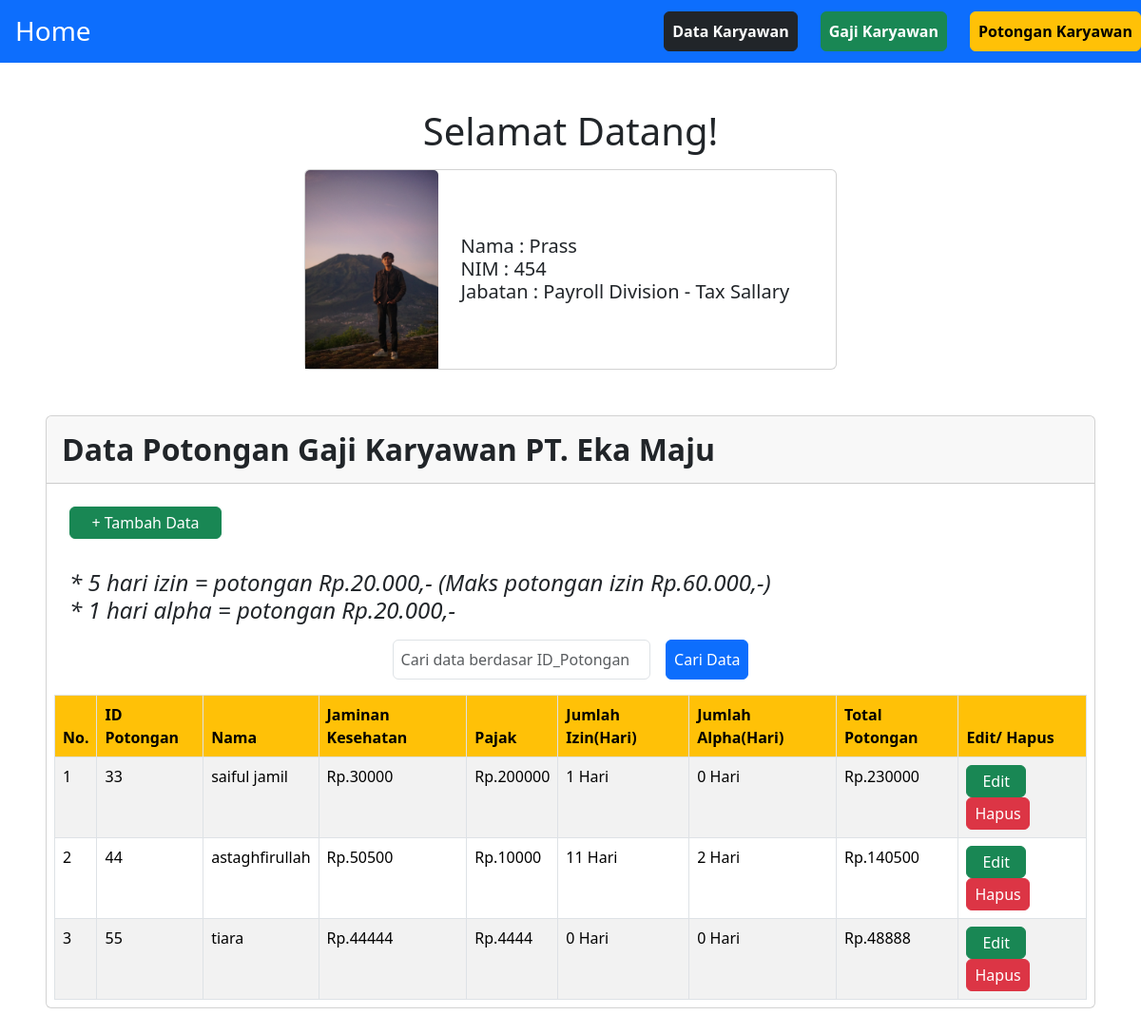
/454_PotonganKaryawan/index.php, run on the app's committed database.
### tables this page shows
CREATE TABLE `potongan_karyawan` (
  `id_potongan` int(4) NOT NULL,
  `nama_potongan` varchar(30) NOT NULL,
  `jamkes_potongan` bigint(20) NOT NULL,
  `pajak_potongan` bigint(20) NOT NULL,
  `izin_potongan` int(2) DEFAULT NULL,
  `alpha_potongan` int(2) DEFAULT NULL,
  `total_potongan` bigint(20) NOT NULL
);

### 454_PotonganKaryawan/config.php (called while the page is built, shortened)
<?php
class Lib454 implements prass{
    public $db;
    public function __construct()
    {
             $host = 'localhost';
             $dbname = 'kelompok_gaji';
             $user = 'root';
             $pwd = '';
             $this->db = new PDO("mysql:host={$host};dbname={$dbname}", $user, $pwd);
    }
    public function tampilData(){
             $query = $this->db->prepare("SELECT * FROM potongan_karyawan");
             $query->execute();
             $data = $query->fetchAll();
             return $data;
    }
}

### 454_PotonganKaryawan/index.php (the view, shortened to what this page needs)
<?php
    include ('config.php');
    $koneksi = new Lib454();
    $data =$koneksi->tampilData();
    ?>
    <!DOCTYPE html>
    <html lang="en">
    <head>
        <link rel="stylesheet" href="./css/main.css">
        <link rel="stylesheet" href="./css/bootstrap.min.css">
    </head>
    <body>
        <div class="container-fluid">
        <nav class="navbar bg-body-tertiary">
    <div class="container-fluid bg-primary">
        <a class="navbar-brand text-white p-3" href="../">
        <h3>Home</h3>
        </a>
        <div class="d-flex justify-space-between gap-4">
                <a href="../462_DataKaryawan/" class="btn btn-dark fw-bold ms-5 p-2">Data Karyawan</a>
                <a href="../469_GajiKaryawan/" class="btn btn-success fw-bold p-2">Gaji Karyawan</a>
                <a href="../454_PotonganKaryawan/" class="btn btn-warning fw-bold p-2">Potongan Karyawan</a>
            </div>
    </div>
    </nav>
    <div class="container mt-5 d-flex flex-column align-items-center mx-auto">
    <h1 class="mb-3">Selamat Datang!</h1>
    <div class="card" style="width: 35rem;">
    <div class="d-flex">
    <div class="w-25">
    <img src="./assets/prass.jpeg" class="card-img-top" alt="...">
    </div>
    <div class="card-body align-items-center align-self-center px-4">
        <h5 class="card-text">Nama : Prass</h5>
        <h5 class="card-text">NIM : 454</h5>
        <h5 class="card-text">Jabatan : Payroll Division - Tax Sallary</h5>
    </div>
    </div>
    </div>
        </div>
        <div class="container-fluid p-5 mx-auto">
            <div class="card">
                <div class="card-header p-3">
                    <h2 class="fw-bold text-dark">Data Potongan Gaji Karyawan PT. Eka Maju</h2>
                </div>
        <div class="m-2">
        <table class="table table-striped table-bordered">
        <a href="?page=tambah" class="btn py-1 px-3 m-3 btn-success" style="width:10rem;">+ Tambah Data</a>
        <div class="m-3">
            <h4><i>* 5 hari izin = potongan Rp.20.000,- (Maks potongan izin Rp.60.000,-)</i></h4>
            <h4><i>* 1 hari alpha = potongan Rp.20.000,-</i></h4>
        </div>
        <div class ="my-3 d-flex justify-content-center">
            <form method="get">
                <input type="text" class="form-control w-25 p-2" name="454_cari" id="" placeholder="Cari data berdasar ID_Potongan">
                <button class="btn btn-primary p-2 ms-3">Cari Data</button>
            </form>
        </div>
        <thead>
            <td class="fw-bold bg-warning p-2">No.</td>
            <td class="fw-bold bg-warning p-2">ID Potongan</td>
            <td class="fw-bold bg-warning p-2">Nama</td>
            <td class="fw-bold bg-warning p-2">Jaminan Kesehatan</td>
            <td class="fw-bold bg-warning p-2">Pajak</td>
            <td class="fw-bold bg-warning p-2">Jumlah Izin(Hari)</td>
            <td class="fw-bold bg-warning p-2">Jumlah Alpha(Hari)</td>
            <td class="fw-bold bg-warning p-2">Total Potongan</td>
            <td class="fw-bold bg-warning p-2"> Edit/ Hapus</td>
        </thead>
        <?php
$nomor = 1;
foreach ($data as $data) {
    echo "<tr>";
    echo "<td class='p-2'>" . $nomor . "</td>";
    echo "<td class='p-2'>" . $data['id_potongan'] . "</td>";
    echo "<td class='p-2'>" . $data['nama_potongan'] . "</td>";
    echo "<td class='p-2'>Rp." . $data['jamkes_potongan'] . "</td>";
    echo "<td class='p-2'>Rp." . $data['pajak_potongan'] . "</td>";
    echo "<td class='p-2'>" . $data['izin_potongan'] . " Hari</td>";
    echo "<td class='p-2'>" . $data['alpha_potongan'] . " Hari</td>";
    echo "<td class='p-2'>Rp." . $data['total_potongan'] . "</td>";
    echo "<td class='p-2'> ";
    echo "<a href='?page=edit&idpotongan=" . $data['id_potongan'] . "' class='btn py-1 px-3 btn-success'>Edit</a> ";
    echo "<a href='?hapus=" . $data['id_potongan'] . "' onclick=\"return confirm('Apakah Anda Yakin Menghapus Data Ini?');\" class='btn py-1 px-2 btn-danger'>Hapus</a>";
    echo "</td>";
    echo "</tr>";
    $nomor++;
}
?>
        </table>
        </div>
        </div>
        </div>
        </div>
    </body>
    </html>

### 454_PotonganKaryawan/css/main.css (style rules this page uses)
* { padding: 0 !important; margin: 0 !important; }

### data on the page
potongan_karyawan: id_potongan "33", nama_potongan "saiful jamil", jamkes_potongan "30000", pajak_potongan "200000", izin_potongan "1", alpha_potongan "0", total_potongan "230000"
potongan_karyawan: id_potongan "44", nama_potongan "astaghfirullah", jamkes_potongan "50500", pajak_potongan "10000", izin_potongan "11", alpha_potongan "2", total_potongan "140500"
potongan_karyawan: id_potongan "55", nama_potongan "tiara", jamkes_potongan "44444", pajak_potongan "4444", izin_potongan "0", alpha_potongan "0", total_potongan "48888"
